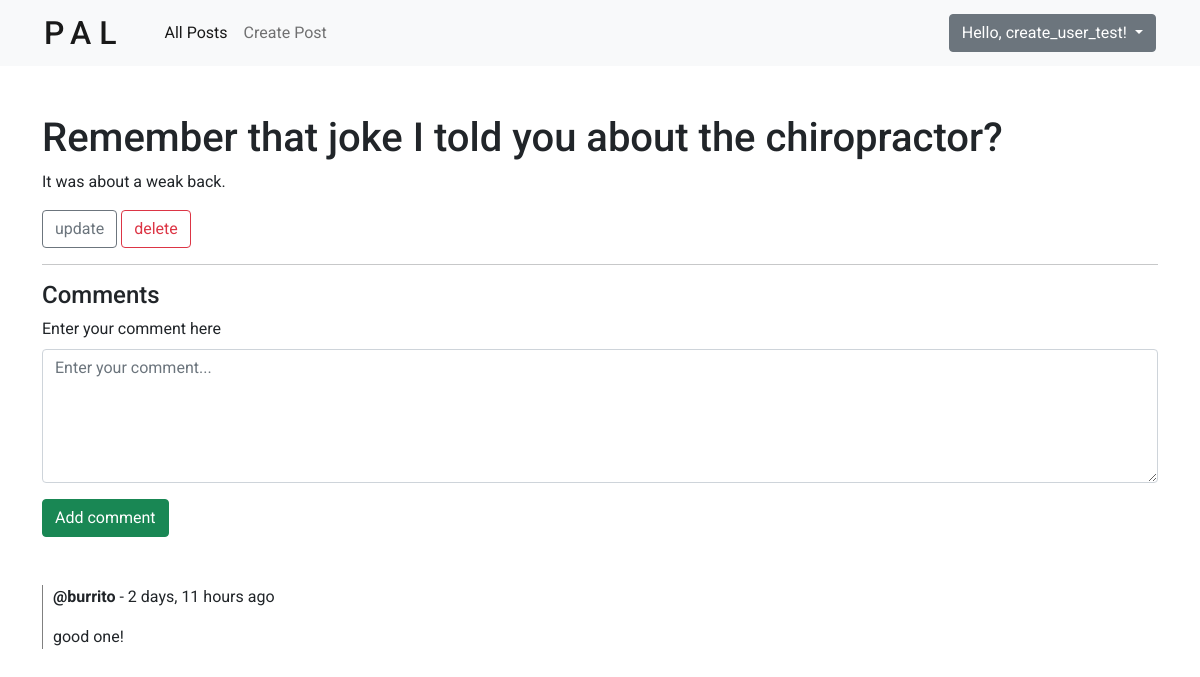
The app's page /post/11/ (signed in) with its own data.
### posts/models.py (models this page shows, shortened)
class Post(models.Model):
    name = models.CharField(max_length=200)
    description = models.TextField(null=True, blank=True)
    topic = models.ForeignKey(Topic, null=True, on_delete=SET_NULL) # each Post is related to a single Topic
    user = models.ForeignKey(User, null=True, on_delete=SET_NULL) # each Post is related to a single User
    created = models.DateTimeField(auto_now_add=True)
    updated = models.DateTimeField(auto_now=True)

### comments/models.py (models this page shows, shortened)
class Comment(models.Model):
    user = models.ForeignKey(User, on_delete=CASCADE) # each Comment is related to a single User
    post = models.ForeignKey(Post, on_delete=CASCADE) # each Comment is related to a single Post
    body = models.TextField()
    created = models.DateTimeField(auto_now_add=True)
    updated = models.DateTimeField(auto_now=True)

### posts/views.py (the view, shortened to what this page needs)
# urls.py: path('post/<str:pk>/', views.post, name='post'),
def post(request, pk):
    post = Post.objects.get(id=pk)
    comments = post.comment_set.all().order_by('-created') # get the comments from each post
    comments_count = post.comment_set.all().count()
    context = {
        'post': post,
        'comments': comments,
        'comments_count': comments_count,
    }
    return render(request, 'posts/post.html', context)

### posts/templates/posts/post.html (shortened to what this page needs)
{% extends 'main.html' %}
{% block content %}
<div class="mt-5">
    <h1>{{ post.name }}</h3>
    <p>{{ post.description }}</p>
    {% if request.user == post.user %}
        <a href="{% url 'posts:update-post' post.id %}?next={{ request.path|urlencode }}" class="btn btn-outline-secondary" data-target="#editCommentModal">update</a>
        <a href="{% url 'posts:delete-post' post.id %}?next={{ request.path|urlencode }}" class="btn btn-outline-danger" data-target="#deleteModal">delete</a>
    {% endif %}
</div>
<hr />
<h4>Comments</h4>
{% if request.user.is_authenticated %}
    <div class="mb-3">
        <form action="" method='POST'>
            <label for="formGroupExampleInput" class="form-label">Enter your comment here</label>
            <textarea name="comment" id="comment-textarea" class="form-control" cols="50" rows="5" placeholder="Enter your comment..."></textarea>
            <input type="submit" value="Add comment" class="btn btn-success">
        </form>
    </div>
{% endif %}
<div class="comment-container mt-5">
    {% for comment in comments %}
        <div class="comment">
            <p><b>@{{ comment.user }}</b> - {{ comment.created|timesince }} ago</p>
            <p>{{ comment.body }}</p>
        </div>
    {% endfor %}
</div>
{% endblock content %}

### templates/navbar.html (shortened to what this page needs)
<nav class="navbar navbar-expand-lg navbar-light bg-light sticky-top">
    <div class="container-fluid">
      <h1 class="navbar-brand">PAL</h1>
      <div class="collapse navbar-collapse" id="navbarSupportedContent">
        <ul class="navbar-nav me-auto mb-lg-0">
          <li class="nav-item">
            <a class="nav-link active" aria-current="page" href="{% url 'posts:index' %}">All Posts</a>
          </li>
          <li class="nav-item">
            <a class="nav-link" href="{% url 'posts:create-post' %}">Create Post</a>
          </li>
        </ul>
        <div class="d-flex align-center">
            {% if request.user.is_authenticated %}
                <div class="dropdown">
                    <button class="btn btn-secondary dropdown-toggle" type="button" id="dropdownMenuButton1" data-bs-toggle="dropdown" aria-expanded="false">
                        Hello, {{ request.user.username }}!
                    </button>
                  </div>
            {% else %}
                <div>
                    <a href="{% url 'user:sign-in' %}" class="btn btn-outline-secondary">Sign in</a>
                    <a href="{% url 'user:sign-up' %}" class="btn btn-primary">Sign up</a>
                </div>
            {% endif %}
        </div>
      </div>
    </div>
  </nav>

### static/styles/main.css (style rules this page uses)
.navbar-brand { font-size: 2rem; padding: 0; margin: 0; margin-right: 2rem; letter-spacing: .5rem; }
.navbar { padding: .8rem 2rem; }
#comment-textarea { margin-bottom: 1rem; }
.comment-container { padding-left: 10px; border-left: 1px solid grey; }
.comment { margin-bottom: 10px; }

### static/styles/base.css (style rules this page uses)
*, *::before, *::after { margin: 0; padding: 0; box-sizing: border-box; }
body { font-family: 'Roboto', sans-serif; }
a { text-decoration: none; }

### records on screen
Post: name "Remember that joke I told you about the chiropractor?", description "It was about a weak back."
Comment: user "burrito", created "2 days, 11 hours", body "good one!"

### other values on screen
{{ request.user.username }} "create_user_test"
